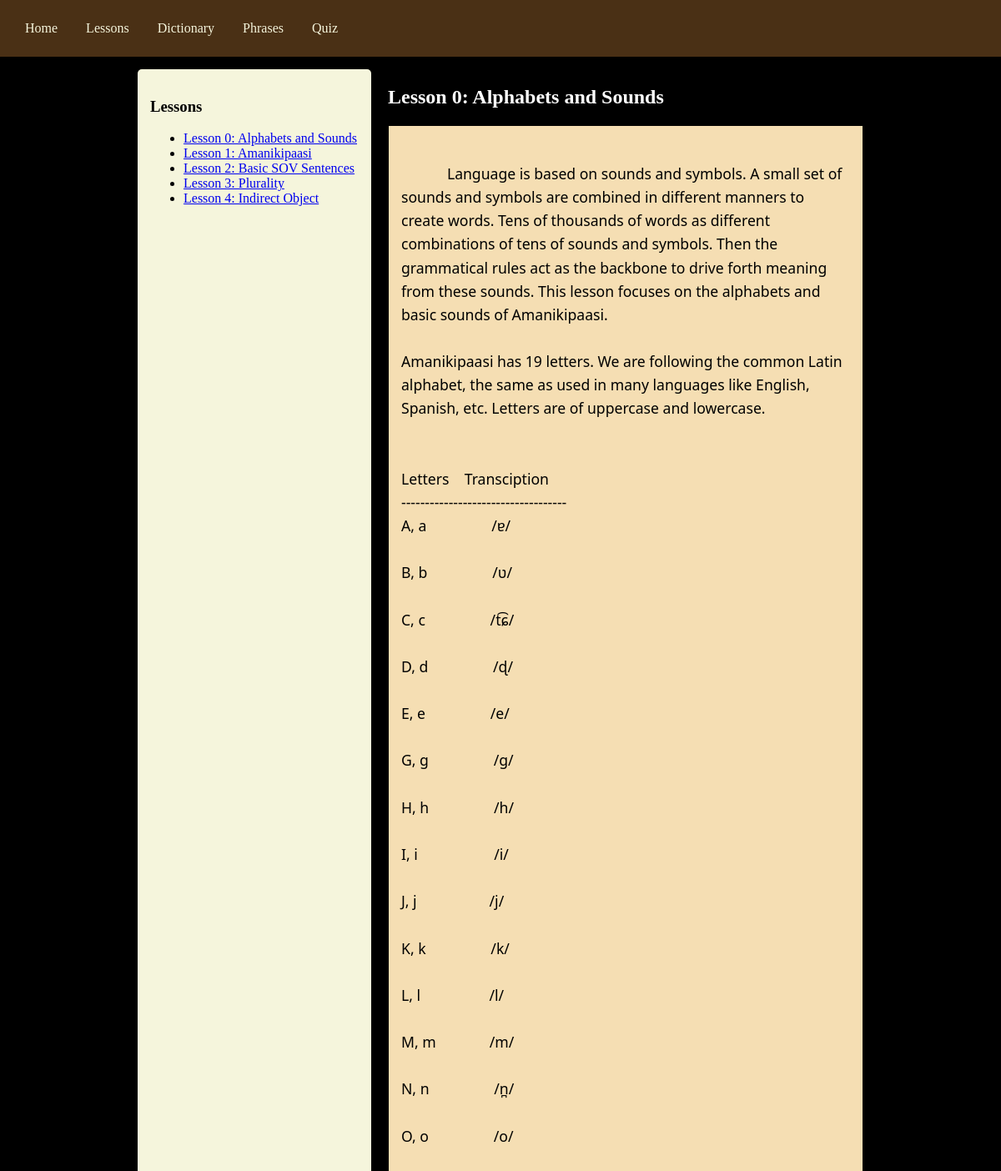
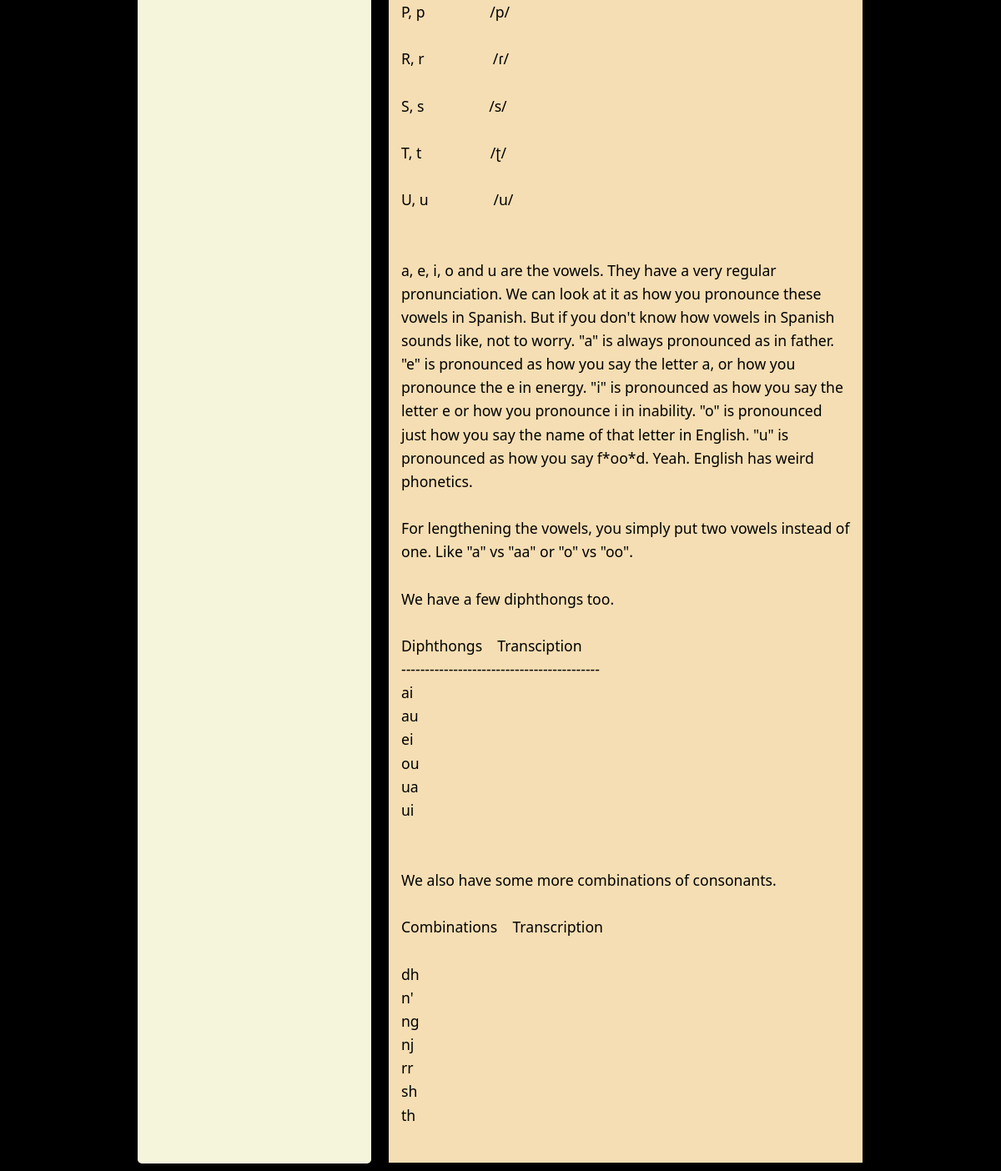
The page /lessons on the database its author committed (2 pictures, top to bottom).
### tables this page shows
CREATE TABLE lessons (
            id INTEGER PRIMARY KEY AUTOINCREMENT,
            title TEXT NOT NULL,
            content TEXT NOT NULL,
            sort_order INTEGER DEFAULT 0);

### app.py (the view)
@app.route('/lessons')
def lessons():
    db = get_db()
    all_lessons = db.execute('SELECT * FROM lessons ORDER BY sort_order ASC').fetchall()
    lesson_id = request.args.get('lesson_id')
    active_lesson = None
    if lesson_id:
        active_lesson = db.execute('SELECT * FROM lessons WHERE id = ?', (lesson_id,)).fetchone()
    elif all_lessons:
        active_lesson = all_lessons[0] # Default to first lesson
    return render_template('lessons.html', lessons=all_lessons, active_lesson=active_lesson)

### app.py (called while the page is built)
def get_db():
    conn = sqlite3.connect(DATABASE)
    conn.row_factory = sqlite3.Row
    return conn

### templates/lessons.html (shortened to what this page needs)
{% extends 'base.html' %}
{% block content %}
<div class="lessons-container">
    <div class="sidebar" id="lessonSidebar">
        <h3>Lessons</h3>
        <ul>
            {% for lesson in lessons %}
            <li><a href="{{ url_for('lessons', lesson_id=lesson.id) }}">{{ lesson.title }}</a></li>
            {% endfor %}
        </ul>
    </div>
    <div class="lesson-main">
        <h2>{{ active_lesson.title }}</h2>
        <div class="lesson-content">
            {{ active_lesson.content }}
        </div>
    </div>
</div>
{% endblock %}

### static/css/style.css (style rules this page uses)
body { font-family: Georgia, Cambria, "Times New Roman", Times, serif; margin: 0; background: #000000; color: #ffffff; }
.lessons-container { display: flex; flex-direction: row; gap: 20px; }
.sidebar { width: 250px; background: #f5f5dc; padding: 15px; border-radius: 5px; color: #000; }
.sidebar h3 { color: #000; }
.lesson-main { flex: 1; }
.lesson-content { background: #f5deb3; padding: 15px; border: 1px solid #000; white-space: pre-wrap; color:#000; font-family: 'Segoe UI', Tahoma, Geneva, Verdana, sans-serif; font-size: 1.1rem; line-height: 1.6; }

### rows shown on the page
lessons: title "Lesson 0: Alphabets and Sounds", content "Language is based on sounds and symbols. A small set of sounds and symbols are combined in different manners to create words. Tens of thousands of words as different combinations of tens of sounds and symbols. Then the grammatical rules act as the backbone to drive forth meaning from these sounds. This lesson focuses on the alphabets and basic sounds of Amanikipaasi. Amanikipaasi has 19 letters. We are following the common Latin alphabet, the same as used in many languages like English, Spanish, etc. Letters are of uppercase and lowercase. Letters Transciption ----------------------------------- A, a /ɐ/ B, b /ʋ/ C, c /t͡ɕ/ D, d /ɖ/ E, e /e/ G, g /g/ H, h /h/ I, i /i/ J, j /j/ K, k /k/ L, l…"
lessons: title "Lesson 1: Amanikipaasi"
lessons: title "Lesson 2: Basic SOV Sentences"
lessons: title "Lesson 3: Plurality"
lessons: title "Lesson 4: Indirect Object"
